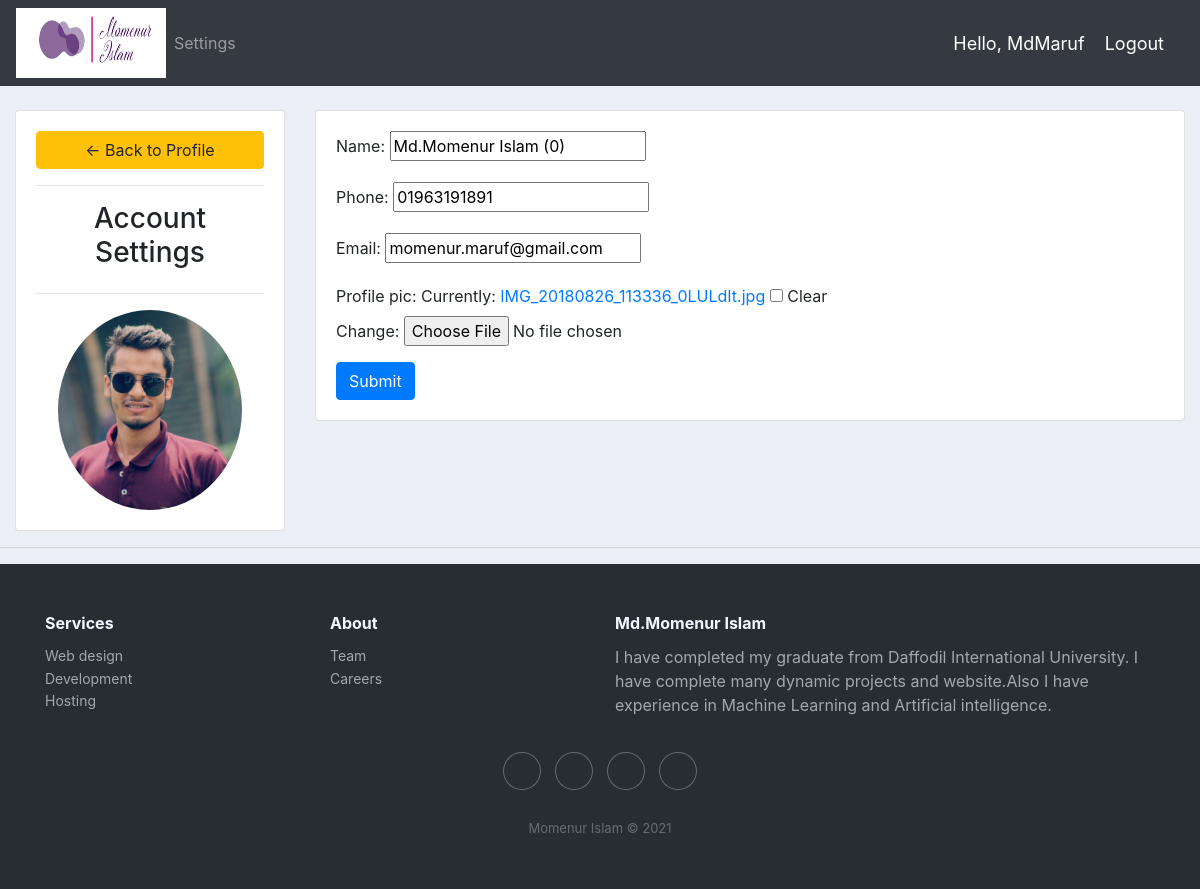
Screenshot of /account/ (signed in) with the database file from the repository.
### accounts/models.py (models this page shows, shortened)
class Customer(models.Model):
	user = models.OneToOneField(User, null=True, blank=True, on_delete=models.CASCADE)
	name = models.CharField(max_length=200, null=True)
	phone = models.CharField(max_length=200, null=True)
	email = models.CharField(max_length=200, null=True)
	profile_pic = models.ImageField(default="profile1.png", null=True, blank=True)
	date_created = models.DateTimeField(auto_now_add=True, null=True)

### accounts/decorators.py (the view)
		def wrapper_func(request, *args, **kwargs):
			group = None
			if request.user.groups.exists():
				group = request.user.groups.all()[0].name
			if group in allowed_roles:
				return view_func(request, *args, **kwargs)
			else:
				return HttpResponse('You are not authorized to view this page')

### accounts/forms.py
class CustomerForm(ModelForm):
	class Meta:
		model = Customer
		fields = '__all__'
		exclude = ['user']

### accounts/views.py (called while the page is built)
@login_required(login_url='login')
@allowed_users(allowed_roles=['customer'])
def accountSettings(request):
    customer = request.user.customer
    form = CustomerForm(instance=customer)
    if request.method == 'POST':
        form = CustomerForm(request.POST, request.FILES, instance=customer)
        if form.is_valid():
            form.save()
    context = {'form': form}
    return render(request, 'accounts/account_settings.html', context)

### accounts/templates/accounts/account_settings.html (shortened to what this page needs)
{%  extends 'accounts/main.html' %}
{% load static %}
{% block content %}
<br>
<div class="row">
	<div class="col-md-3">
		<div class="card card-body">
			<a class="btn btn-warning" href="{% url 'home' %}"> &#8592; Back to Profile</a>
			<hr>
			<h3 style="text-align: center">Account Settings</h3>
			<hr>
			<img class="profile-pic" src="{{request.user.customer.profile_pic.url}}" >
		</div>
	</div>
	<div class="col-md-9">
		<div class="card card-body">
			<form method="POST" action="" enctype="multipart/form-data">
				{{form.as_p}}
			<input class="btn btn-primary" type="submit" name="Update Information">
			</form>
		</div>
	</div>
</div>
{% endblock %}

### accounts/templates/accounts/navbar.html (shortened to what this page needs)
{% load static %}
<nav class="navbar navbar-expand-lg navbar-dark bg-dark">
 <img src="{% static 'images/Mlogo.png' %}" width="150" height="70">
  <div class="collapse navbar-collapse" id="navbarNav">
    <ul class="navbar-nav">
      {% if request.user.is_staff %}
      <li class="nav-item active">
        <a class="nav-link" href="{% url 'home' %}">Dashboard</a>
      </li>
      <li class="nav-item">
        <a class="nav-link" href="{% url 'products' %}">Products</a>
      </li>
      {% else %}
       <li class="nav-item">
        <a class="nav-link" href="{% url 'account' %}">Settings</a>
      </li>
      {% endif %}
    </ul>
  </div>
  <span class="hello-msg">Hello, {{request.user}}</span>
  <span ><a  class="hello-msg" href="{% url 'logout' %}">Logout</a></span>
</nav>

### static/css/main.css (style rules this page uses)
body { background-color: #ebeff5; }

### accounts/templates/accounts/navbar.html (style rules this page uses)
.hello-msg { font-size: 18px; color: #fff; margin-right: 20px; }

### accounts/templates/accounts/account_settings.html (style rules this page uses)
.profile-pic { max-width: 200px; max-height:200px; margin: 0 auto; border-radius: 50%; }

### rows the page displays
Customer: name "Md.Momenur Islam (0)", phone "01963191891", email "momenur.maruf@gmail.com"

### other values shown
{{ request.user }} "MdMaruf"
